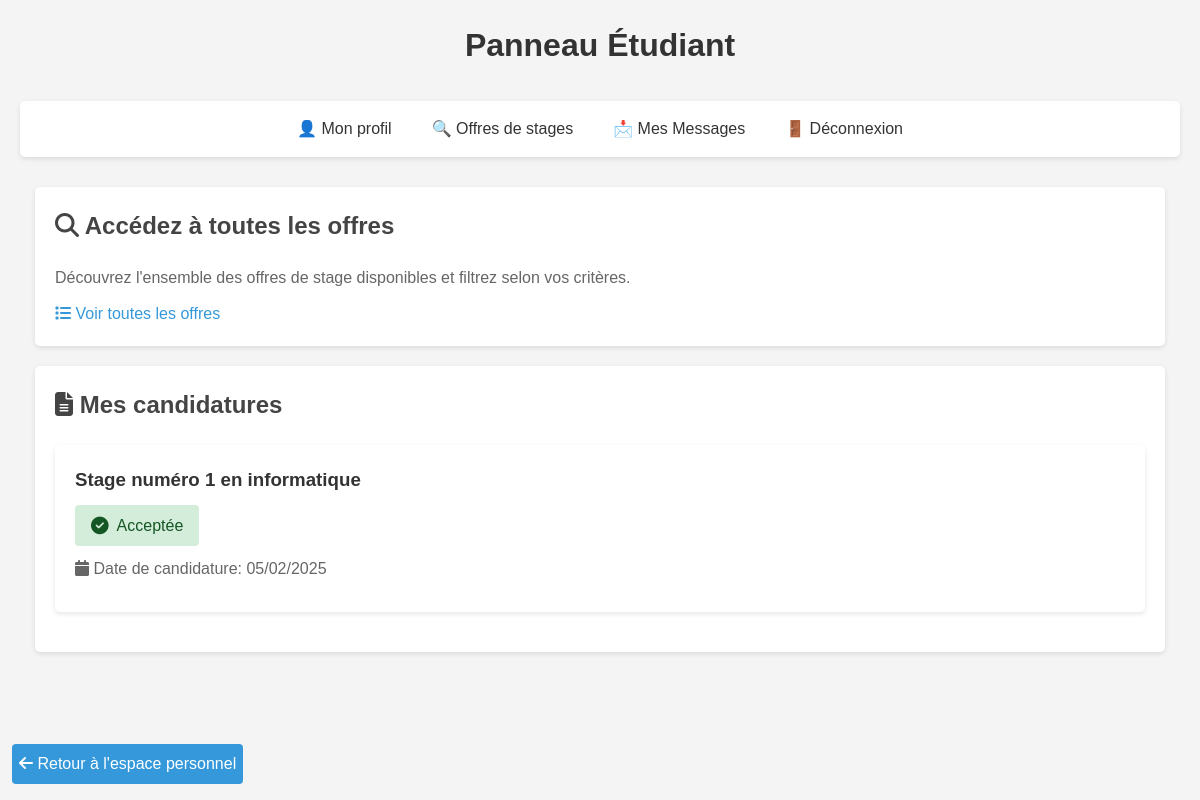
The page /app/views/panels/student_panel.php (signed in) on the database its author committed.
### tables this page shows
CREATE TABLE `candidatures` (
  `id` int(11) NOT NULL,
  `etudiant_id` int(11) DEFAULT NULL,
  `offre_id` int(11) DEFAULT NULL,
  `statut` enum('en_attente','acceptee','refusee') DEFAULT 'en_attente',
  `date_candidature` datetime DEFAULT CURRENT_TIMESTAMP,
  `cv` varchar(255) NOT NULL,
  `lettre_motivation` varchar(255) NOT NULL,
  `date_modification` datetime DEFAULT CURRENT_TIMESTAMP ON UPDATE CURRENT_TIMESTAMP,
  `date_lecture` datetime DEFAULT NULL
);

CREATE TABLE `offres_stages` (
  `id` int(11) NOT NULL,
  `entreprise_id` int(11) DEFAULT NULL,
  `titre` varchar(100) NOT NULL,
  `description` text,
  `date_debut` date DEFAULT NULL,
  `date_fin` date DEFAULT NULL,
  `lieu` varchar(255) DEFAULT NULL,
  `mode_stage` enum('distanciel','présentiel') NOT NULL,
  `logo` varchar(255) DEFAULT NULL,
  `email_contact` varchar(255) NOT NULL,
  `lien_candidature` varchar(255) DEFAULT NULL,
  `domaine` varchar(100) DEFAULT NULL,
  `remuneration` decimal(10,2) DEFAULT NULL,
  `pays` varchar(100) DEFAULT 'France',
  `ville` varchar(100) DEFAULT NULL,
  `code_postal` varchar(10) DEFAULT NULL,
  `region` varchar(100) DEFAULT NULL,
  `departement` varchar(100) DEFAULT NULL,
  `date_publication` timestamp NOT NULL DEFAULT CURRENT_TIMESTAMP
);

### app/helpers/functions.php (called while the page is built, shortened)
<?php
function get_applications($pdo, $etudiant_id) {
    try {
        $stmt = $pdo->prepare("SELECT c.*, o.titre FROM candidatures c JOIN offres_stages o ON c.offre_id = o.id WHERE c.etudiant_id = ?");
        $stmt->execute([$etudiant_id]);
        return $stmt->fetchAll();
    } catch (Exception $e) {
        error_log($e->getMessage());
        return false;
    }
}
?>

### app/views/panels/student_panel.php (the view, shortened to what this page needs)
<?php
require_once $_SERVER['DOCUMENT_ROOT'] . '/Gestion_Stage/app/config/database.php';
require_once $_SERVER['DOCUMENT_ROOT'] . '/Gestion_Stage/app/helpers/functions.php';
function formatStatus($status) {
    switch ($status) {
        case 'acceptee':
            return '<span class="status status-accepted"><i class="fas fa-check-circle"></i> Acceptée</span>';
    }
}
$applications = get_applications($pdo, $_SESSION['user_id']);
?>
<!DOCTYPE html>
<html lang="fr">
<head>
    <link rel="stylesheet" href="https://cdnjs.cloudflare.com/ajax/libs/font-awesome/6.1.1/css/all.min.css">
    <link rel="stylesheet" href="/Gestion_Stage/public/assets/css/style.css">
    <link rel="stylesheet" href="/Gestion_Stage/public/assets/css/style_student_panel.css">
</head>
<body>
    <header>
        <div class="container">
            <h1>Panneau Étudiant</h1>
        </div>
    </header>
    <nav>
        <ul>
            <li><a href="/Gestion_Stage/app/views/profile.php">👤 Mon profil</a></li>
            <?php if ($_SESSION['role'] == 'etudiant'): ?>
                <li><a href="/Gestion_Stage/app/views/panels/student_panel.php">🔍 Offres de stages</a></li>
                <li><a href="/Gestion_Stage/app/message/inbox.php">📩 Mes Messages</a></li>
            <?php elseif ($_SESSION['role'] == 'entreprise'): ?>
                <li><a href="/Gestion_Stage/app/views/internships/post_internship.php">➕ Publier une offre</a></li>
                <li><a href="/Gestion_Stage/app/views/panels/company_panel.php">📋 Gérer candidatures</a></li>
                <li><a href="/Gestion_Stage/app/message/inbox.php">📩 Mes Messages</a></li>
            <?php elseif ($_SESSION['role'] == 'admin'): ?>
                <li><a href="/Gestion_Stage/app/views/panels/admin_panel.php">🛠️ Panel Admin</a></li>
            <?php endif; ?>
            <li><a href="/Gestion_Stage/app/views/auth/logout.php">🚪 Déconnexion</a></li>
        </ul>
    </nav>
    <main class="container">
        <div class="card">
            <div class="card-header">
                <h2><i class="fas fa-search"></i> Accédez à toutes les offres</h2>
            </div>
            <div class="card-body text-center">
                <p>Découvrez l'ensemble des offres de stage disponibles et filtrez selon vos critères.</p>
                <a href="/Gestion_Stage/app/views/internships/all_internships.php" class="btn-large">
                    <i class="fas fa-list"></i> Voir toutes les offres
                </a>
            </div>
        </div>
        <div class="card">
            <div class="card-header">
                <h2><i class="fas fa-file-alt"></i> Mes candidatures</h2>
            </div>
            <div class="card-body text-center">
                <?php if (empty($applications)): ?>
                    <p>Vous n'avez pas encore postulé à des offres de stage.</p>
                <?php else: ?>
                    <?php foreach ($applications as $application): ?>
                        <div class="card">
                            <div class="card-header">
                                <h3><?php echo htmlspecialchars($application['titre']); ?></h3>
                            </div>
                            <div class="card-body">
                                <p><?php echo formatStatus($application['statut']); ?></p>
                                <p><i class="fas fa-calendar"></i> Date de candidature: <?php echo date('d/m/Y', strtotime($application['date_candidature'])); ?></p>
                            </div>
                        </div>
                    <?php endforeach; ?>
                <?php endif; ?>
            </div>
        </div>
    </main>
    <p><a class="index-button" href="/Gestion_Stage/app/views/home.php"><i class="fas fa-arrow-left"></i> Retour à l'espace personnel</a></p>
</body>
</html>

### public/assets/css/style.css (style rules this page uses)
:root { --primary-color: #2c3e50; --secondary-color: #3498db; --accent-color: #e74c3c; --secondary-color-hover: #4ea8e4; --accent-color-hover: #f26858; --text-color: #333; --light-gray: #f5f6fa; --border-radius: 8px; }
* { margin: 0; padding: 0; box-sizing: border-box; }
body { font-family: Arial, sans-serif; line-height: 1.6; background-color: #f4f4f4; padding: 20px; }
.container { max-width: 1200px; margin: 0 auto; padding: 0 15px; }
h1 { text-align: center; color: #333; margin-bottom: 30px; font-size: 2rem; }
h2 { color: #444; margin-bottom: 20px; }
nav { text-align: center; background: #fff; padding: 15px; border-radius: 5px; margin-bottom: 30px; box-shadow: 0 2px 5px rgba(0,0,0,0.1); }
nav ul { list-style: none; display: flex; justify-content: center; gap: 20px; }
nav a { color: #333; text-decoration: none; padding: 5px 10px; border-radius: 3px; transition: background-color 0.2s ease; }
.card { background: white; border-radius: 5px; padding: 20px; margin-bottom: 20px; box-shadow: 0 2px 5px rgba(0,0,0,0.1); }
.card h3 { color: #333; margin-bottom: 10px; }
.card p { color: #666; margin-bottom: 10px; }
a { color: #3498db; text-decoration: none; }
.index-button { position: fixed; bottom: 2%; left: 1%; background: var(--secondary-color); color: white; transition: background-color 0.2s ease; padding: 7px; border-radius: 4px; }

### public/assets/css/style_student_panel.css (style rules this page uses)
.status { display: inline-flex; align-items: center; gap: 0.5rem; padding: 0.5rem 1rem; border-radius: 4px; font-weight: 500; }
.status-accepted { background-color: #d4edda; color: #155724; }
.status i { font-size: 1.1rem; }

### rows shown on the page
candidatures: offres_stages.titre "Stage numéro 1 en informatique", statut "acceptee" (drawn), date_candidature "05/02/2025"
